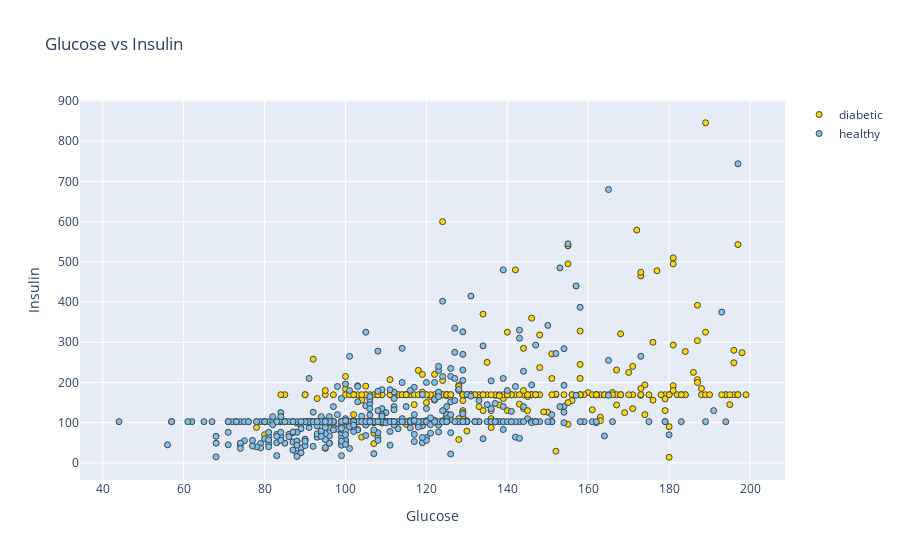

Notebook code for this chart:
### Markdown cell above
### Glucose vs Insulin

### Code cell
plot_f1_f2('Glucose', 'Insulin')

### Figure 1 — Plotly figure (JSON) as saved in the notebook; plotly's stock layout.template omitted (floating-point values rounded to 4 significant figures; data arrays with more than 128 entries replaced by an {"elided": "..."} marker saying what was removed)
{"data": [{"marker": {"color": "#FFD700", "line": {"width": 1}}, "mode": "markers", "name": "diabetic", "type": "scatter", "x": {"elided": "268 int values"}, "y": {"elided": "268 float values"}}, {"marker": {"color": "#7EC0EE", "line": {"width": 1}}, "mode": "markers", "name": "healthy", "type": "scatter", "x": {"elided": "500 int values"}, "y": {"elided": "500 float values"}}], "layout": {"title": {"text": "Glucose vs Insulin"}, "xaxis": {"title": {"text": "Glucose"}, "zeroline": false}, "yaxis": {"title": {"text": "Insulin"}, "zeroline": false}}}
